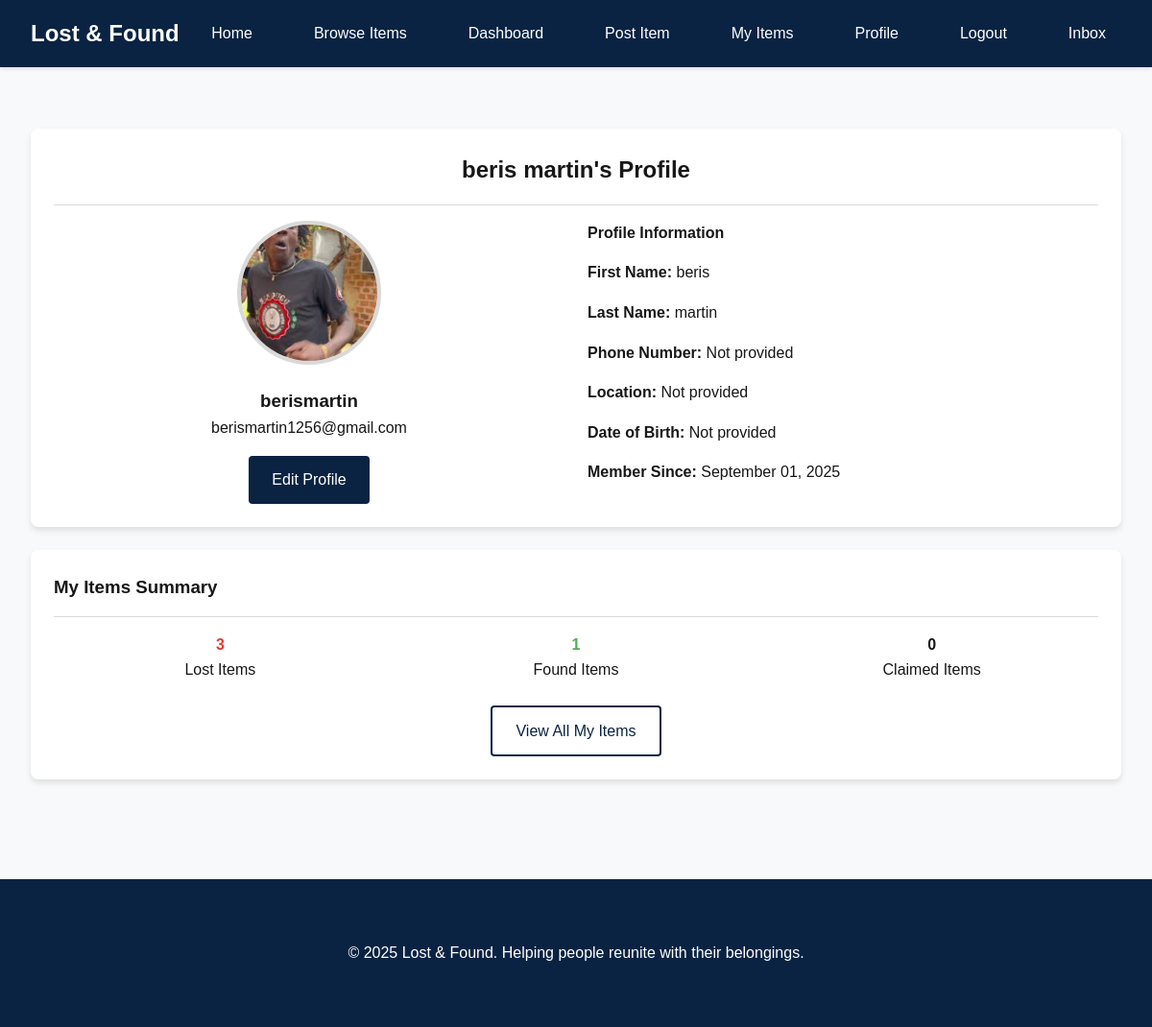
/users/profile/ (signed in), run on the app's committed database.
### users/models.py (models this page shows, shortened)
class User(AbstractUser):
    email = models.EmailField(unique=True)
    first_name = models.CharField(max_length=150)
    last_name = models.CharField(max_length=150)

class UserProfile(models.Model):
    user = models.OneToOneField(User, on_delete=models.CASCADE, related_name='profile')
    profile_picture = models.ImageField(
        upload_to='profile_pictures/',
        default='profile_pictures/default.jpg',
        blank=True,
        null=True
    )
    bio = models.TextField(max_length=500, blank=True)
    phone_number = models.CharField(max_length=15, blank=True)
    location = models.CharField(max_length=100, blank=True)
    date_of_birth = models.DateField(blank=True, null=True)
    created_at = models.DateTimeField(auto_now_add=True)
    updated_at = models.DateTimeField(auto_now=True)

### users/views.py (the view)
# urls.py: path('profile/', views.profile_view, name='profile_view'),
@login_required
def profile_view(request):
    try:
        profile = request.user.profile
    except UserProfile.DoesNotExist:
        profile = UserProfile.objects.create(user=request.user)
    lost_count = request.user.items.filter(status='lost').count()
    found_count = request.user.items.filter(status='found').count()
    claimed_count = request.user.items.filter(status='claimed').count()
    return render(request, 'users/profile.html', {
        'user': request.user,
        'profile': profile,
        'lost_count': lost_count,
        'found_count': found_count,
        'claimed_count': claimed_count,
    })

### templates/users/profile.html (shortened to what this page needs)
{% extends 'base.html' %}
{% block content %}
<div class="card">
    <div class="card-header text-center">
        <h2>{{ user.first_name }} {{ user.last_name }}'s Profile</h2>
    </div>
    <div class="grid grid-2">
        <div class="text-center">
            {% if profile.profile_picture %}
                <img src="{{ profile.profile_picture.url }}" alt="Profile Picture" class="profile-image mb-2">
            {% else %}
                <div class="profile-image mb-2" style="background-color: var(--neutral-gray); display: flex; align-items: center; justify-content: center; color: var(--text-black);">
                    <span style="font-size: 3rem;">👤</span>
                </div>
            {% endif %}
            <h3>{{ user.username }}</h3>
            <p class="text-muted">{{ user.email }}</p>
            {% if request.user == user %}
            <a href="{% url 'edit_profile' %}" class="btn btn-primary mt-2">Edit Profile</a>
            {%else%}
            <a href="{% url 'start_conversation' user.id %}" class="btn btn-primary mt-2">Message{{user.username}}</a>
            {% endif %}
        </div>
        <div>
            <h4 class="mb-2">Profile Information</h4>
            <div class="mb-2">
                <strong>First Name:</strong> {{ user.first_name|default:"Not provided" }}
            </div>
            <div class="mb-2">
                <strong>Last Name:</strong> {{ user.last_name|default:"Not provided" }}
            </div>
            <div class="mb-2">
                <strong>Phone Number:</strong> {{ profile.phone_number|default:"Not provided" }}
            </div>
            <div class="mb-2">
                <strong>Location:</strong> {{ profile.location|default:"Not provided" }}
            </div>
            <div class="mb-2">
                <strong>Date of Birth:</strong> {{ profile.date_of_birth|default:"Not provided" }}
            </div>
            <div class="mb-2">
                <strong>Member Since:</strong> {{ user.date_joined|date:"F d, Y" }}
            </div>
        </div>
    </div>
</div>
<div class="card mt-3">
    <div class="card-header">
        <h3>My Items Summary</h3>
    </div>
    <div class="grid grid-3">
        <div class="text-center">
            <h4 style="color: var(--error-red);">{{ lost_count }}</h4>
            <p>Lost Items</p>
        </div>
        <div class="text-center">
            <h4 style="color: var(--success-green);">{{ found_count }}</h4>
            <p>Found Items</p>
        </div>
        <div class="text-center">
            <h4 style="color: var(--text-black);">{{ claimed_count }}</h4>
            <p>Claimed Items</p>
        </div>
    </div>
    <div class="text-center mt-3">
        <a href="{% url 'my_items' %}" class="btn btn-secondary">View All My Items</a>
    </div>
</div>
{% endblock %}

### static/css/style.css (style rules this page uses)
:root { --primary-blue: #0A2342; --secondary-orange: #FF9F1C; --neutral-gray: #D9D9D9; --text-black: #171717; --success-green: #4CAF50; --error-red: #E53935; --white: #ffffff; }
* { margin: 0; padding: 0; box-sizing: border-box; }
body { font-family: 'Arial', sans-serif; line-height: 1.6; color: var(--text-black); background-color: #f8f9fa; }
.btn { display: inline-block; padding: 0.75rem 1.5rem; font-size: 1rem; text-decoration: none; border: none; border-radius: 4px; cursor: pointer; transition: all 0.3s ease; text-align: center; }
.btn-primary { background-color: var(--primary-blue); color: var(--white); }
.btn-secondary { background-color: var(--white); color: var(--primary-blue); border: 2px solid var(--primary-blue); }
.card { background-color: var(--white); border-radius: 8px; box-shadow: 0 4px 6px rgba(0,0,0,0.1); padding: 1.5rem; margin-bottom: 1.5rem; transition: transform 0.3s ease, box-shadow 0.3s ease; }
.card-header { border-bottom: 1px solid var(--neutral-gray); padding-bottom: 1rem; margin-bottom: 1rem; }
.grid { display: grid; gap: 1.5rem; }
.grid-2 { grid-template-columns: repeat(auto-fit, minmax(300px, 1fr)); }
.grid-3 { grid-template-columns: repeat(auto-fit, minmax(250px, 1fr)); }
.profile-image { width: 150px; height: 150px; border-radius: 50%; object-fit: cover; border: 4px solid var(--neutral-gray); }
.text-center { text-align: center; }
.mt-2 { margin-top: 1rem; }
.mt-3 { margin-top: 1.5rem; }
.mb-2 { margin-bottom: 1rem; }

### data on the page
User: first_name "beris", last_name "martin", username "berismartin", email "berismartin1256@gmail.com", date_joined "September 01, 2025"
UserProfile: profile_picture (picture), phone_number "Not provided", location "Not provided", date_of_birth "Not provided"

### other printed values
{{ lost_count }} "3"
{{ found_count }} "1"
{{ claimed_count }} "0"
